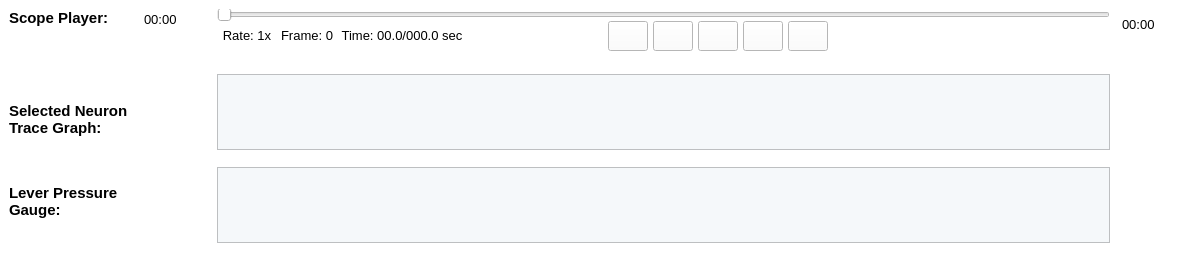
                 <widget class="QWidget" name="widget_92" native="true">
                  <property name="minimumSize">
                   <size>
                    <width>1202</width>
                    <height>260</height>
                   </size>
                  </property>
                  <property name="maximumSize">
                   <size>
                    <width>1550</width>
                    <height>260</height>
                   </size>
                  </property>
                  <property name="styleSheet">
                   <string notr="true">border-color: rgb(0, 0, 0);</string>
                  </property>
                  <layout class="QHBoxLayout" name="horizontalLayout_5">
                   <property name="spacing">
                    <number>0</number>
                   </property>
                   <property name="leftMargin">
                    <number>0</number>
                   </property>
                   <property name="topMargin">
                    <number>0</number>
                   </property>
                   <property name="rightMargin">
                    <number>0</number>
                   </property>
                   <property name="bottomMargin">
                    <number>0</number>
                   </property>
                   <item>
                    <widget class="QWidget" name="widget_94" native="true">
                     <property name="minimumSize">
                      <size>
                       <width>217</width>
                       <height>260</height>
                      </size>
                     </property>
                     <property name="maximumSize">
                      <size>
                       <width>217</width>
                       <height>260</height>
                      </size>
                     </property>
                     <property name="styleSheet">
                      <string notr="true">background-color: rgb(255, 255, 255);
border-color: rgb(0, 0, 0);</string>
                     </property>
                     <layout class="QGridLayout" name="gridLayout_12">
                      <item row="0" column="0">
                       <layout class="QGridLayout" name="gridLayout_11">
                        <item row="0" column="0" rowspan="2">
                         <layout class="QVBoxLayout" name="verticalLayout_4">
                          <item>
                           <widget class="QLabel" name="label_167">
                            <property name="font">
                             <font>
                              <pointsize>11</pointsize>
                              <weight>75</weight>
                              <bold>true</bold>
                             </font>
                            </property>
                            <property name="text">
                             <string>Scope Player:</string>
                            </property>
                            <property name="alignment">
                             <set>Qt::AlignLeading|Qt::AlignLeft|Qt::AlignTop</set>
                            </property>
                           </widget>
                          </item>
                          <item>
                           <spacer name="verticalSpacer_5">
                            <property name="orientation">
                             <enum>Qt::Vertical</enum>
                            </property>
                            <property name="sizeType">
                             <enum>QSizePolicy::Fixed</enum>
                            </property>
                            <property name="sizeHint" stdset="0">
                             <size>
                              <width>20</width>
                              <height>40</height>
                             </size>
                            </property>
                           </spacer>
                          </item>
                          <item>
                           <widget class="QLabel" name="label_165">
                            <property name="font">
                             <font>
                              <pointsize>11</pointsize>
                              <weight>75</weight>
                              <bold>true</bold>
                             </font>
                            </property>
                            <property name="text">
                             <string>Selected Neuron
Trace Graph: </string>
                            </property>
                            <property name="alignment">
                             <set>Qt::AlignLeading|Qt::AlignLeft|Qt::AlignTop</set>
                            </property>
                           </widget>
                          </item>
                          <item>
                           <spacer name="verticalSpacer_7">
                            <property name="orientation">
                             <enum>Qt::Vertical</enum>
                            </property>
                            <property name="sizeType">
                             <enum>QSizePolicy::Fixed</enum>
                            </property>
                            <property name="sizeHint" stdset="0">
                             <size>
                              <width>20</width>
                              <height>30</height>
                             </size>
                            </property>
                           </spacer>
                          </item>
                          <item>
                           <widget class="QLabel" name="label_169">
                            <property name="font">
                             <font>
                              <pointsize>11</pointsize>
                              <weight>75</weight>
                              <bold>true</bold>
                             </font>
                            </property>
                            <property name="text">
                             <string>Lever Pressure
Gauge: </string>
                            </property>
                            <property name="alignment">
                             <set>Qt::AlignLeading|Qt::AlignLeft|Qt::AlignTop</set>
                            </property>
                           </widget>
                          </item>
                         </layout>
                        </item>
                        <item row="0" column="1">
                         <spacer name="horizontalSpacer_6">
                          <property name="orientation">
                           <enum>Qt::Horizontal</enum>
                          </property>
                          <property name="sizeType">
                           <enum>QSizePolicy::Fixed</enum>
                          </property>
                          <property name="sizeHint" stdset="0">
                           <size>
                            <width>10</width>
                            <height>20</height>
                           </size>
                          </property>
                         </spacer>
                        </item>
                        <item row="0" column="2">
                         <widget class="QLabel" name="label_204">
                          <property name="font">
                           <font>
                            <pointsize>10</pointsize>
                           </font>
                          </property>
                          <property name="text">
                           <string>00:00</string>
                          </property>
                         </widget>
                        </item>
                        <item row="1" column="2">
                         <spacer name="verticalSpacer_4">
                          <property name="orientation">
                           <enum>Qt::Vertical</enum>
                          </property>
                          <property name="sizeType">
                           <enum>QSizePolicy::Fixed</enum>
                          </property>
                          <property name="sizeHint" stdset="0">
                           <size>
                            <width>20</width>
                            <height>200</height>
                           </size>
                          </property>
                         </spacer>
                        </item>
                       </layout>
                      </item>
                      <item row="1" column="0">
                       <spacer name="verticalSpacer_8">
                        <property name="orientation">
                         <enum>Qt::Vertical</enum>
                        </property>
                        <property name="sizeType">
                         <enum>QSizePolicy::Fixed</enum>
                        </property>
                        <property name="sizeHint" stdset="0">
                         <size>
                          <width>20</width>
                          <height>20</height>
                         </size>
                        </property>
                       </spacer>
                      </item>
                     </layout>
                    </widget>
                   </item>
                   <item>
                    <widget class="QWidget" name="widget_97" native="true">
                     <property name="sizePolicy">
                      <sizepolicy hsizetype="Expanding" vsizetype="Expanding">
                       <horstretch>0</horstretch>
                       <verstretch>0</verstretch>
                      </sizepolicy>
                     </property>
                     <property name="minimumSize">
                      <size>
                       <width>890</width>
                       <height>260</height>
                      </size>
                     </property>
                     <property name="maximumSize">
                      <size>
                       <width>1241</width>
                       <height>260</height>
                      </size>
                     </property>
                     <property name="styleSheet">
                      <string notr="true">border-color: rgb(0, 0, 0);
background-color: rgb(255, 255, 255);</string>
                     </property>
                     <layout class="QGridLayout" name="gridLayout_15">
                      <property name="leftMargin">
                       <number>0</number>
                      </property>
                      <property name="rightMargin">
                       <number>0</number>
                      </property>
                      <property name="bottomMargin">
                       <number>0</number>
                      </property>
                      <property name="spacing">
                       <number>0</number>
                      </property>
                      <item row="0" column="0">
                       <layout class="QGridLayout" name="gridLayout_13" columnstretch="0,0,0,1,0,2">
                        <item row="0" column="0" colspan="6">
                         <widget class="QSlider" name="horizontalSlider_10">
                          <property name="sizePolicy">
                           <sizepolicy hsizetype="Preferred" vsizetype="Fixed">
                            <horstretch>0</horstretch>
                            <verstretch>0</verstretch>
                           </sizepolicy>
                          </property>
                          <property name="minimumSize">
                           <size>
                            <width>890</width>
                            <height>12</height>
                           </size>
                          </property>
                          <property name="maximumSize">
                           <size>
                            <width>1241</width>
                            <height>12</height>
                           </size>
                          </property>
                          <property name="orientation">
                           <enum>Qt::Horizontal</enum>
                          </property>
                         </widget>
                        </item>
                        <item row="1" column="0">
                         <widget class="QLabel" name="label_175">
                          <property name="sizePolicy">
                           <sizepolicy hsizetype="Fixed" vsizetype="Fixed">
                            <horstretch>0</horstretch>
                            <verstretch>0</verstretch>
                           </sizepolicy>
                          </property>
                          <property name="minimumSize">
                           <size>
                            <width>60</width>
                            <height>0</height>
                           </size>
                          </property>
                          <property name="font">
                           <font>
                            <pointsize>10</pointsize>
                           </font>
                          </property>
                          <property name="text">
                           <string>Rate: 1x</string>
                          </property>
                          <property name="alignment">
                           <set>Qt::AlignCenter</set>
                          </property>
                         </widget>
                        </item>
                        <item row="1" column="1">
                         <widget class="QLabel" name="label_209">
                          <property name="sizePolicy">
                           <sizepolicy hsizetype="Fixed" vsizetype="Fixed">
                            <horstretch>0</horstretch>
                            <verstretch>0</verstretch>
                           </sizepolicy>
                          </property>
                          <property name="minimumSize">
                           <size>
                            <width>60</width>
                            <height>0</height>
                           </size>
                          </property>
                          <property name="font">
                           <font>
                            <pointsize>10</pointsize>
                           </font>
                          </property>
                          <property name="text">
                           <string>Frame: 0</string>
                          </property>
                          <property name="alignment">
                           <set>Qt::AlignCenter</set>
                          </property>
                         </widget>
                        </item>
                        <item row="1" column="2">
                         <widget class="QLabel" name="label_174">
                          <property name="sizePolicy">
                           <sizepolicy hsizetype="Fixed" vsizetype="Fixed">
                            <horstretch>0</horstretch>
                            <verstretch>0</verstretch>
                           </sizepolicy>
                          </property>
                          <property name="minimumSize">
                           <size>
                            <width>130</width>
                            <height>0</height>
                           </size>
                          </property>
                          <property name="font">
                           <font>
                            <pointsize>10</pointsize>
                           </font>
                          </property>
                          <property name="text">
                           <string>Time: 00.0/000.0 sec</string>
                          </property>
                          <property name="alignment">
                           <set>Qt::AlignCenter</set>
                          </property>
                         </widget>
                        </item>
                        <item row="1" column="3">
                         <spacer name="horizontalSpacer_48">
                          <property name="orientation">
                           <enum>Qt::Horizontal</enum>
                          </property>
                          <property name="sizeHint" stdset="0">
                           <size>
                            <width>40</width>
                            <height>20</height>
                           </size>
                          </property>
                         </spacer>
                        </item>
                        <item row="1" column="4">
                         <layout class="QGridLayout" name="gridLayout_14">
                          <property name="horizontalSpacing">
                           <number>5</number>
                          </property>
                          <property name="verticalSpacing">
                           <number>0</number>
                          </property>
                          <item row="0" column="0">
                           <widget class="QPushButton" name="pushButton_6">
                            <property name="sizePolicy">
                             <sizepolicy hsizetype="Fixed" vsizetype="Fixed">
                              <horstretch>0</horstretch>
                              <verstretch>0</verstretch>
                             </sizepolicy>
                            </property>
                            <property name="minimumSize">
                             <size>
                              <width>40</width>
                              <height>30</height>
                             </size>
                            </property>
                            <property name="maximumSize">
                             <size>
                              <width>40</width>
                              <height>30</height>
                             </size>
                            </property>
                            <property name="font">
                             <font>
                              <pointsize>10</pointsize>
                             </font>
                            </property>
                            <property name="styleSheet">
                             <string notr="true">border-image: url(:/media/previous.png);</string>
                            </property>
                            <property name="text">
                             <string/>
                            </property>
                           </widget>
                          </item>
                          <item row="0" column="1">
                           <widget class="QPushButton" name="pushButton_5">
                            <property name="sizePolicy">
                             <sizepolicy hsizetype="Fixed" vsizetype="Fixed">
                              <horstretch>0</horstretch>
                              <verstretch>0</verstretch>
                             </sizepolicy>
                            </property>
                            <property name="minimumSize">
                             <size>
                              <width>40</width>
                              <height>30</height>
                             </size>
                            </property>
                            <property name="maximumSize">
                             <size>
                              <width>40</width>
                              <height>30</height>
                             </size>
                            </property>
                            <property name="font">
                             <font>
                              <pointsize>10</pointsize>
                             </font>
                            </property>
                            <property name="styleSheet">
                             <string notr="true">border-image: url(:/media/rw.png);</string>
                            </property>
                            <property name="text">
                             <string/>
                            </property>
                           </widget>
                          </item>
                          <item row="0" column="2">
                           <widget class="QPushButton" name="pushButton_2">
                            <property name="sizePolicy">
                             <sizepolicy hsizetype="Fixed" vsizetype="Fixed">
                              <horstretch>0</horstretch>
                              <verstretch>0</verstretch>
                             </sizepolicy>
                            </property>
                            <property name="minimumSize">
                             <size>
                              <width>40</width>
                              <height>30</height>
                             </size>
                            </property>
                            <property name="maximumSize">
                             <size>
                              <width>40</width>
                              <height>30</height>
                             </size>
                            </property>
                            <property name="font">
                             <font>
                              <pointsize>10</pointsize>
                             </font>
                            </property>
                            <property name="styleSheet">
                             <string notr="true">border-image: url(:/media/play.png);
</string>
                            </property>
                            <property name="text">
                             <string/>
                            </property>
                            <property name="checkable">
                             <bool>false</bool>
                            </property>
                           </widget>
                          </item>
                          <item row="0" column="3">
                           <widget class="QPushButton" name="pushButton_4">
                            <property name="sizePolicy">
                             <sizepolicy hsizetype="Fixed" vsizetype="Fixed">
                              <horstretch>0</horstretch>
                              <verstretch>0</verstretch>
                             </sizepolicy>
                            </property>
                            <property name="minimumSize">
                             <size>
                              <width>40</width>
                              <height>30</height>
                             </size>
                            </property>
                            <property name="maximumSize">
                             <size>
                              <width>40</width>
                              <height>30</height>
                             </size>
                            </property>
                            <property name="font">
                             <font>
                              <pointsize>10</pointsize>
                             </font>
                            </property>
                            <property name="styleSheet">
                             <string notr="true">border-image: url(:/media/ff.png);
</string>
                            </property>
                            <property name="text">
                             <string/>
                            </property>
                           </widget>
                          </item>
                          <item row="0" column="4">
                           <widget class="QPushButton" name="pushButton_68">
                            <property name="sizePolicy">
                             <sizepolicy hsizetype="Fixed" vsizetype="Fixed">
                              <horstretch>0</horstretch>
                              <verstretch>0</verstretch>
                             </sizepolicy>
                            </property>
                            <property name="minimumSize">
                             <size>
                              <width>40</width>
                              <height>30</height>
                             </size>
                            </property>
                            <property name="maximumSize">
                             <size>
                              <width>40</width>
                              <height>30</height>
                             </size>
                            </property>
                            <property name="font">
                             <font>
                              <pointsize>10</pointsize>
                             </font>
                            </property>
                            <property name="styleSheet">
                             <string notr="true">border-image: url(:/media/next.png);</string>
                            </property>
                            <property name="text">
                             <string/>
                            </property>
                           </widget>
                          </item>
                         </layout>
                        </item>
                        <item row="1" column="5">
                         <spacer name="horizontalSpacer_49">
                          <property name="orientation">
                           <enum>Qt::Horizontal</enum>
                          </property>
                          <property name="sizeHint" stdset="0">
                           <size>
                            <width>380</width>
                            <height>17</height>
                           </size>
                          </property>
                         </spacer>
                        </item>
                       </layout>
                      </item>
                      <item row="1" column="0">
                       <spacer name="verticalSpacer_30">
                        <property name="orientation">
                         <enum>Qt::Vertical</enum>
                        </property>
                        <property name="sizeType">
                         <enum>QSizePolicy::Fixed</enum>
                        </property>
                        <property name="sizeHint" stdset="0">
                         <size>
                          <width>17</width>
                          <height>23</height>
                         </size>
                        </property>
                       </spacer>
                      </item>
                      <item row="2" column="0">
                       <widget class="QGraphicsView" name="OffSelectTraceView">
                        <property name="minimumSize">
                         <size>
                          <width>890</width>
                          <height>62</height>
                         </size>
                        </property>
                        <property name="styleSheet">
                         <string notr="true">background-color: rgb(245, 248, 250);</string>
                        </property>
                       </widget>
                      </item>
                      <item row="3" column="0">
                       <spacer name="verticalSpacer_29">
                        <property name="orientation">
                         <enum>Qt::Vertical</enum>
                        </property>
                        <property name="sizeType">
                         <enum>QSizePolicy::Fixed</enum>
                        </property>
                        <property name="sizeHint" stdset="0">
                         <size>
                          <width>17</width>
                          <height>17</height>
                         </size>
                        </property>
                       </spacer>
                      </item>
                      <item row="4" column="0">
                       <widget class="QGraphicsView" name="OffLeverPressueViewLarge">
                        <property name="minimumSize">
                         <size>
                          <width>890</width>
                          <height>62</height>
                         </size>
                        </property>
                        <property name="styleSheet">
                         <string notr="true">background-color: rgb(245, 248, 250);</string>
                        </property>
                       </widget>
                      </item>
                      <item row="5" column="0">
                       <spacer name="verticalSpacer_6">
                        <property name="orientation">
                         <enum>Qt::Vertical</enum>
                        </property>
                        <property name="sizeType">
                         <enum>QSizePolicy::Fixed</enum>
                        </property>
                        <property name="sizeHint" stdset="0">
                         <size>
                          <width>17</width>
                          <height>17</height>
                         </size>
                        </property>
                       </spacer>
                      </item>
                     </layout>
                    </widget>
                   </item>
                   <item>
                    <widget class="QWidget" name="widget_96" native="true">
                     <property name="sizePolicy">
                      <sizepolicy hsizetype="Fixed" vsizetype="Fixed">
                       <horstretch>0</horstretch>
                       <verstretch>0</verstretch>
                      </sizepolicy>
                     </property>
                     <property name="minimumSize">
                      <size>
                       <width>92</width>
                       <height>260</height>
                      </size>
                     </property>
                     <property name="maximumSize">
                      <size>
                       <width>92</width>
                       <height>260</height>
                      </size>
                     </property>
                     <property name="styleSheet">
                      <string notr="true">background-color: rgb(255, 255, 255);
border-color: rgb(0, 0, 0);</string>
                     </property>
                     <layout class="QGridLayout" name="gridLayout_10">
                      <item row="0" column="0">
                       <widget class="QLabel" name="label_206">
                        <property name="sizePolicy">
                         <sizepolicy hsizetype="Fixed" vsizetype="Fixed">
                          <horstretch>0</horstretch>
                          <verstretch>0</verstretch>
                         </sizepolicy>
                        </property>
                        <property name="font">
                         <font>
                          <pointsize>10</pointsize>
                         </font>
                        </property>
                        <property name="text">
                         <string>00:00</string>
                        </property>
                       </widget>
                      </item>
                      <item row="0" column="1">
                       <spacer name="horizontalSpacer_5">
                        <property name="orientation">
                         <enum>Qt::Horizontal</enum>
                        </property>
                        <property name="sizeType">
                         <enum>QSizePolicy::Fixed</enum>
                        </property>
                        <property name="sizeHint" stdset="0">
                         <size>
                          <width>34</width>
                          <height>20</height>
                         </size>
                        </property>
                       </spacer>
                      </item>
                      <item row="1" column="0">
                       <spacer name="verticalSpacer_3">
                        <property name="orientation">
                         <enum>Qt::Vertical</enum>
                        </property>
                        <property name="sizeType">
                         <enum>QSizePolicy::Fixed</enum>
                        </property>
                        <property name="sizeHint" stdset="0">
                         <size>
                          <width>20</width>
                          <height>210</height>
                         </size>
                        </property>
                       </spacer>
                      </item>
                     </layout>
                    </widget>
                   </item>
                  </layout>
                 </widget>
